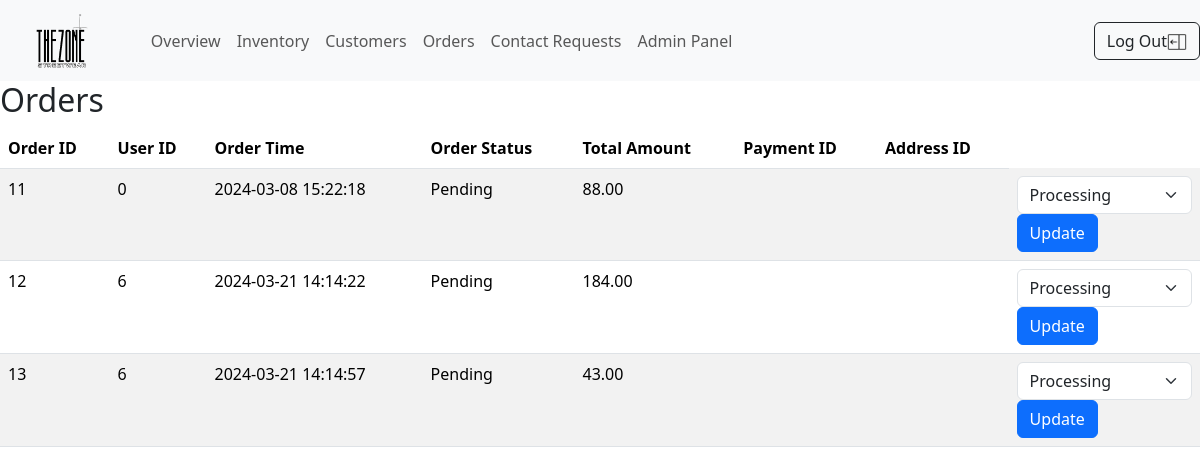
Page /admin-order.php (signed in) on the earlier database version.
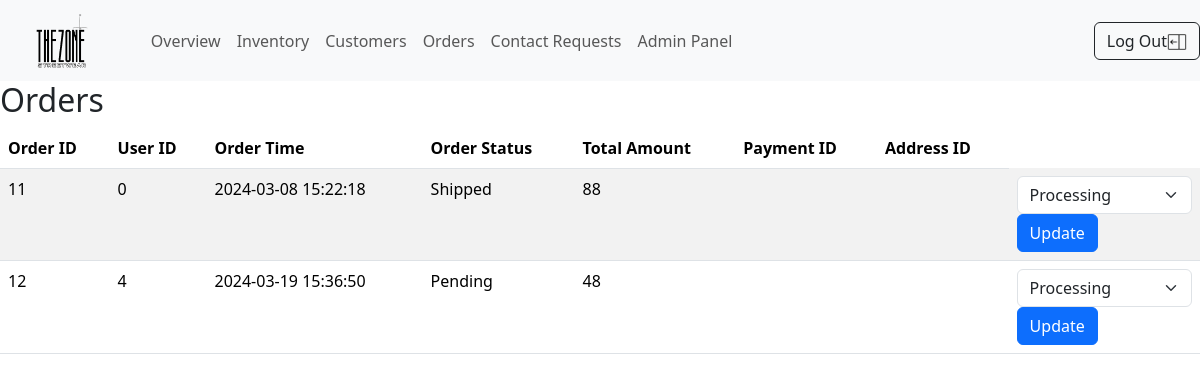
Same page on the later database version.
### tables this page shows
CREATE TABLE `orders` (
  `OrderID` int(11) NOT NULL,
  `UserID` int(11) NOT NULL,
  `OrderTime` datetime NOT NULL,
  `OrderStatus` varchar(255) NOT NULL,
  `TotalAmount` int(11) NOT NULL,
  `PaymentID` int(11) DEFAULT NULL,
  `AddressID` int(11) DEFAULT NULL
);

### admin-order.php (the view, shortened to what this page needs)
<!DOCTYPE html>
<html lang="en">
<head>
    <link rel="stylesheet" href="../TheZone/style.css">
    <link href="https://cdn.jsdelivr.net/npm/bootstrap@5.3.1/dist/css/bootstrap.min.css" rel="stylesheet"
>
    <link rel="stylesheet" href="https://cdnjs.cloudflare.com/ajax/libs/font-awesome/4.7.0/css/font-awesome.min.css">
</head>
<body>
    <?php include('../TheZone/adminnavbar.php');
    ?>
    <section>
        <h2>Orders</h2>
        <table class="table table-striped">
            <thead>
                <tr>
                    <th>Order ID</th>
                    <th>User ID</th>
                    <th>Order Time</th>
                    <th>Order Status</th>
                    <th>Total Amount</th>
                    <th>Payment ID</th>
                    <th>Address ID</th>
                </tr>
            </thead>
            <tbody>
                <?php
                include('../TheZone/connectiondb.php');
                 $stmt = $db->query("SELECT * FROM orders");
                 while ($row = $stmt->fetch(PDO::FETCH_ASSOC)) {
                     echo "<tr>";
                     echo "<td>" . $row['OrderID'] . "</td>";
                     echo "<td>" . $row['UserID'] . "</td>";
                     echo "<td>" . $row['OrderTime'] . "</td>";
                     echo "<td>" . $row['OrderStatus'] . "</td>";
                     echo "<td>" . $row['TotalAmount'] . "</td>";
                     echo "<td>" . $row['PaymentID'] . "</td>";
                     echo "<td>" . $row['AddressID'] . "</td>";
                     echo "<td>";
                     echo "<form action='../TheZone/update-order.php' method='post'>";
                     echo "<select class='form-select' name='orderStatus'>";
                     echo "<option value='Processing'>Processing</option>";
                     echo "</select>";
                     echo "<button type='submit' class='btn btn-primary'>Update</button>";
                     echo "</form>";
                     echo "</td>";
                     echo "</tr>";
                 }
                 ?>
            </tbody>
        </table>
    </section>
</body>
</html>

Differences in the rows shown:
removed orders: OrderID "13", UserID "6", OrderTime "2024-03-21 14:14:57", OrderStatus "Pending", TotalAmount "43.00"
changed orders id 11: OrderStatus "Pending" → "Shipped"; TotalAmount "88.00" → "88"
changed orders "Pending": UserID "6" → "4"; OrderTime "2024-03-21 14:14:22" → "2024-03-19 15:36:50"; TotalAmount "184.00" → "48"
